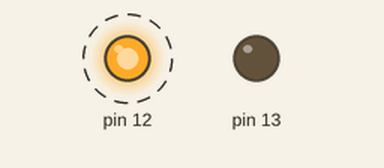
Simulated run of this sketch. Board: Arduino Uno, built with avr-gcc and run on an emulated ATmega328P. Parts: output pins drawn as LEDs (lit = HIGH). Dashed ring = blinking.

Above: at 0.05 s.
Timing chart, 0 to 3.0 s (numbered marks = the images above):
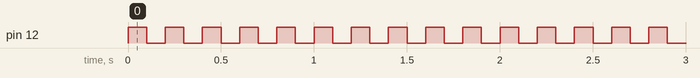

Measured:
- by itself, pin 12: alternates HIGH for 0.10 s and LOW for 0.10 s

The sketch:

ArduinoBlinkProject.ino
```cpp
void setup() {
  pinMode(13, OUTPUT);
  pinMode(12, OUTPUT);
}
void loop() {
  digitalWrite(12, HIGH);
  delay(100);
  digitalWrite(12, LOW);
  delay(100);
}
```
